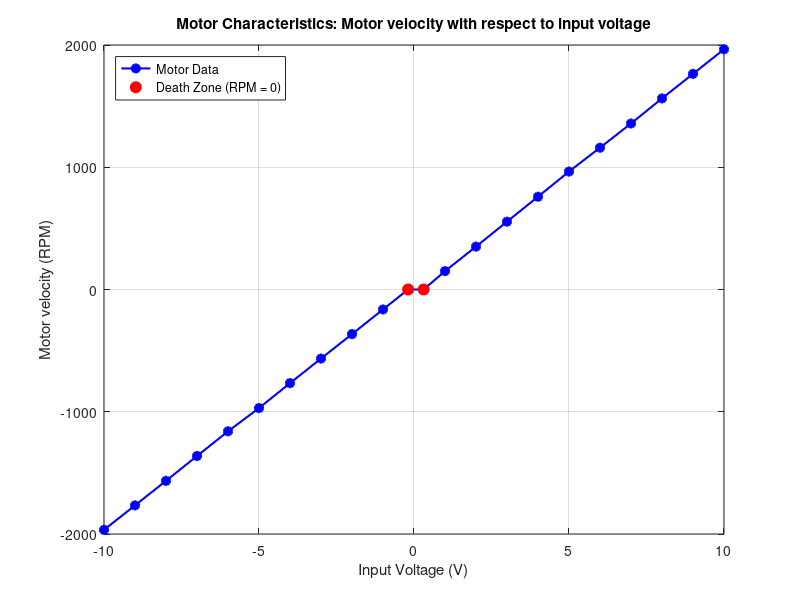
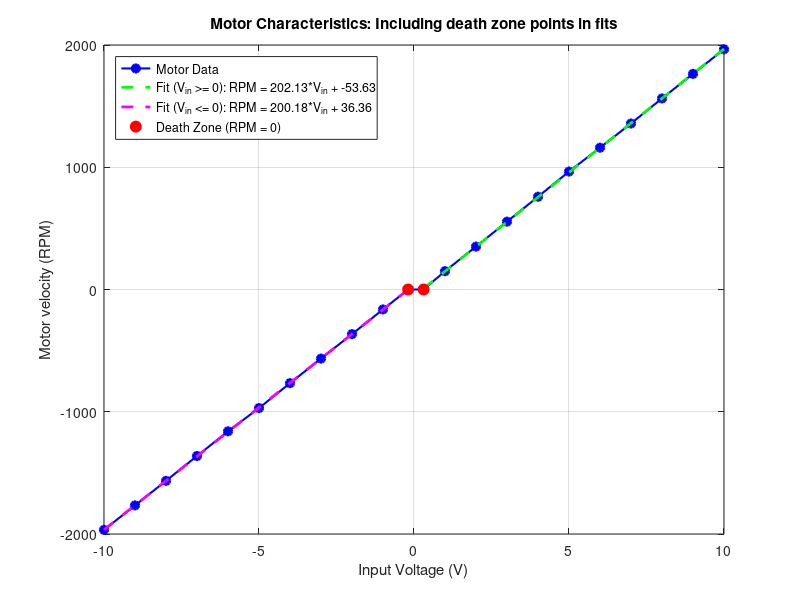
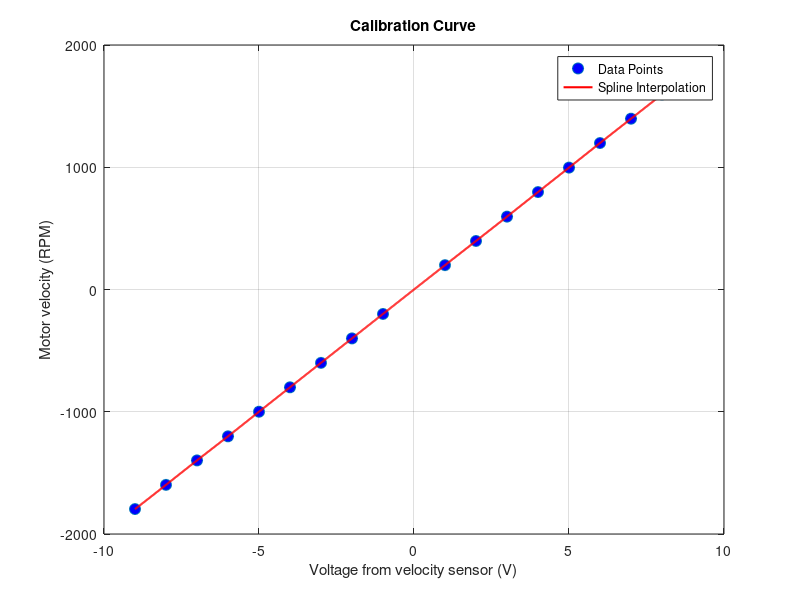

The MATLAB source for these figures, in order: (Note: this script raises an error after producing the figures.)
%% Lab1 plot (not fit graph)

% Data for Vin and RPM
vin = [1, 2, 3, 4, 5, 6, 7, 8, 9, 10, -1, -2, -3, -4, -5, -6, -7, -8, -9, -10, 0.31, -0.19];
rpm = [150, 351, 555, 759, 965, 1160, 1358, 1563, 1764, 1965, ...
      -163, -365, -565, -766, -970, -1160, -1362, -1565, -1766, -1966, 0, 0];

% Sort data by Vin
[vin_sorted, sort_idx] = sort(vin);
rpm_sorted = rpm(sort_idx);

% Identify death zone (RPM = 0)
death_zone_idx = rpm_sorted == 0;
vin_death_zone = vin_sorted(death_zone_idx);
rpm_death_zone = rpm_sorted(death_zone_idx);

% Plot data
figure;
plot(vin_sorted, rpm_sorted, 'b-o', 'LineWidth', 1.5, 'MarkerFaceColor', 'blue'); % Blue line with markers
hold on;
plot(vin_death_zone, rpm_death_zone, 'ro', 'MarkerSize', 8, 'MarkerFaceColor', 'red'); % Highlight death zone
hold off;

% Add labels and title
xlabel('Input Voltage (V)');
ylabel('Motor velocity (RPM)');
title('Motor Characteristics: Motor velocity with respect to input voltage');
grid on;

% Add legend
legend('Motor Data', 'Death Zone (RPM = 0)', 'Location', 'NorthWest');

%% Lab1 plot with death zone points included in fits

% Data for Vin and RPM
vin = [1, 2, 3, 4, 5, 6, 7, 8, 9, 10, -1, -2, -3, -4, -5, -6, -7, -8, -9, -10, 0.31, -0.19];
rpm = [150, 351, 555, 759, 965, 1160, 1358, 1563, 1764, 1965, ...
      -163, -365, -565, -766, -970, -1160, -1362, -1565, -1766, -1966, 0, 0];

% Sort data by Vin
[vin_sorted, sort_idx] = sort(vin);
rpm_sorted = rpm(sort_idx);

% Separate data for positive and negative V_in
vin_positive = vin_sorted(vin_sorted >= 0); % Include right death zone
rpm_positive = rpm_sorted(vin_sorted >= 0);

vin_negative = vin_sorted(vin_sorted <= 0); % Include left death zone
rpm_negative = rpm_sorted(vin_sorted <= 0);

% Fit polynomials for positive and negative V_in
p_positive = polyfit(vin_positive, rpm_positive, 1); % Linear fit
p_negative = polyfit(vin_negative, rpm_negative, 1); % Linear fit

% Generate fitted data
vin_fit_positive = linspace(min(vin_positive), max(vin_positive), 100);
rpm_fit_positive = polyval(p_positive, vin_fit_positive);

vin_fit_negative = linspace(min(vin_negative), max(vin_negative), 100);
rpm_fit_negative = polyval(p_negative, vin_fit_negative);

% Plot data
figure;
plot(vin_sorted, rpm_sorted, 'b-o', 'LineWidth', 1.5, 'MarkerFaceColor', 'blue'); % Original data
hold on;
plot(vin_fit_positive, rpm_fit_positive, 'g--', 'LineWidth', 2); % Fitted curve for positive V_in
plot(vin_fit_negative, rpm_fit_negative, 'm--', 'LineWidth', 2); % Fitted curve for negative V_in
plot(vin_sorted(rpm_sorted == 0), rpm_sorted(rpm_sorted == 0), 'ro', 'MarkerSize', 8, 'MarkerFaceColor', 'red'); % Death zone
hold off;

% Add labels and title
xlabel('Input Voltage (V)');
ylabel('Motor velocity (RPM)');
title('Motor Characteristics: Including death zone points in fits');
grid on;

% Prepare equations for the legend
equation_positive = sprintf('Fit (V_{in} >= 0): RPM = %.2f*V_{in} + %.2f', ...
    p_positive(1), p_positive(2));
equation_negative = sprintf('Fit (V_{in} <= 0): RPM = %.2f*V_{in} + %.2f', ...
    p_negative(1), p_negative(2));

% Add legend
legend('Motor Data', equation_positive, equation_negative, 'Death Zone (RPM = 0)', 'Location', 'NorthWest');

%% Lab 2

% Data
v = [-9 -8 -7 -6 -5 -4 -3 -2 -1 1 2 3 4 5 6 7 8 9];
rpm = [-1796 -1598 -1398 -1201 -1000 -800 -600 -400 -200 199 397 596 797 997 1198 1397 1596 1798];

% Generate 1000 points
v_fine = linspace(min(v), max(v), 1000);

% Perform spline interpolation
rpm_spline = spline(v, rpm, v_fine);

% Plot the calibration curve
figure;
plot(v, rpm, 'o', 'MarkerSize', 8, 'MarkerFaceColor', 'b'); % Original data points
hold on;
plot(v_fine, rpm_spline, 'r-', 'LineWidth', 1.5); % Interpolated curve
hold off;

% Add labels and title
xlabel('Voltage from velocity sensor (V)');
ylabel('Motor velocity (RPM)');
title('Calibration Curve');
legend('Data Points', 'Spline Interpolation', 'Location', 'Best');
grid on;


%% Lab 3-1

% Define file name
filename = 'data_motor_step_noclutch.txt';

% Read the data, skipping header lines that is 4 lines  in total
data1 = readtable(filename, 'FileType', 'text', 'HeaderLines', 4);

% Display the data
%disp(data);

% Extract variables from the table
t = data1.Time;
p = data1.position;
rpm = data1.speed;
gen = data1.Func_;

% Create a figure for the plots
figure;

% Plot position vs time
subplot(3, 1, 1); % Create a subplot with 3 rows, 1 column, position 1
plot(t, p, 'b', 'LineWidth', 1.5); % Blue line with line width 1.5
xlabel('Time (s)');
ylabel('Position');
title('Position with respect to Time');
grid on;

% Plot speed (RPM) vs time
subplot(3, 1, 2); % Subplot position 2
plot(t, rpm, 'r', 'LineWidth', 1.5); % Red line
xlabel('Time (s)');
ylabel('Speed (RPM)');
title('Speed with respect to Time');
grid on;

% Plot gen data vs time
subplot(3, 1, 3); % Subplot position 3
plot(t, gen, 'g', 'LineWidth', 1.5); % Green line
xlabel('Time (s)');
ylabel('Motor input voltage');
title('Motor input voltage with respect to Time');
grid on;

sgtitle('Lab3-1: Plots of Position, Speed, and Generator Data with respect to Time'); % Add a super title
%% Lab 3-3

% Define file name
filename = 'data_motor_step_clutch.txt';

% Read the data, skipping 4 header lines
data2 = readtable(filename, 'FileType', 'text', 'HeaderLines', 4);

% Extract variables from the table
t = data2.Time;       % Time data
p = data2.position;   % Position data
rpm = data2.speed;    % Speed data
gen = data2.Func_;    % Generator data but Matlab read Func_ and Gen_ as 2 different column so the data shift by 1 column

% Create a figure for the plots
figure;

% Plot position vs time
subplot(3, 1, 1); % Create a subplot with 3 rows, 1 column, position 1
plot(t, p, 'b', 'LineWidth', 1.5); % Blue line with line width 1.5
xlabel('Time (s)');
ylabel('Position');
title('Position with respect to Time');
grid on;

% Plot speed (RPM) vs time
subplot(3, 1, 2); % Subplot position 2
plot(t, rpm, 'r', 'LineWidth', 1.5); % Red line
xlabel('Time (s)');
ylabel('Speed (RPM)');
title('Speed with respect to Time');
grid on;

% Plot generator data vs time
subplot(3, 1, 3); % Subplot position 3
plot(t, gen, 'g', 'LineWidth', 1.5); % Green line
xlabel('Time (s)');
ylabel('Motor input voltage');
title('Motor input voltage with respect to Time');
grid on;

sgtitle('Lab 3-3: Plots of Position, Speed, and Motor input voltage with respect to Time'); % Add a super title


%% Lab 3-2
% Define file name
filename = 'data_motor_sine_load.txt';

% Read the data, skipping 4 header lines
data3 = readtable(filename, 'FileType', 'text', 'HeaderLines', 4);

% Extract variables from the table
t = data3.Time;       % Time data
p = data3.position;   % Position data
rpm = data3.speed;    % Speed data
gen = data3.Func_;    % Generator data
load = data3.Gen_;    % Load data but Matlab read Func_ and Gen_ as 2 different column so the data shift by 1 column

% Create a figure for the plots
figure;

% Plot position vs time
subplot(4, 1, 1); % Create a subplot with 4 rows, 1 column, position 1
plot(t, p, 'b', 'LineWidth', 1.5); % Blue line with line width 1.5
xlabel('Time (s)');
ylabel('Position');
title('Position with respect to Time');
grid on;

% Plot speed (RPM) vs time
subplot(4, 1, 2); % Subplot position 2
plot(t, rpm, 'r', 'LineWidth', 1.5); % Red line
xlabel('Time (s)');
ylabel('Speed (RPM)');
title('Speed with respect to Time');
grid on;

% Plot generator data vs time
subplot(4, 1, 3); % Subplot position 3
plot(t, gen, 'g', 'LineWidth', 1.5); % Green line
xlabel('Time (s)');
ylabel('Motor input voltage');
title('Motor input voltage with respect to Time');
grid on;

% Plot load data vs time
subplot(4, 1, 4); % Subplot position 4
plot(t, load, 'm', 'LineWidth', 1.5); % Magenta line
xlabel('Time (s)');
ylabel('Load (V)');
title('Load with respect to Time');
grid on;

sgtitle('Lab 3-2: Plots of Position, Speed, Motor input voltage, and Load with respect to Time'); % Add a super title


%%

% Data
vin = [1 2 3 4 5 6 7 8 9 10 -1 -2 -3 -4 -5 -6 -7 -8 -9 -10 0.31 -0.19];
rpm1 = [150 351 555 759 965 1160 1358 1563 1764 1965 -163 -365 -565 -766 -970 -1160 -1362 -1565 -1766 -1966 0 0];

% Identify linear region for fitting
linear_region = vin(1:5); % Low Vin values
linear_rpm = rpm1(1:5);

% Fit a linear trend to the linear region
coeffs = polyfit(linear_region, linear_rpm, 1); % Linear fit coefficients
linear_fit = polyval(coeffs, vin); % Extend the linear fit to all Vin

% Plot saturation
figure;
hold on;
plot(vin, rpm1, 'b', 'LineWidth', 1.5); % Original data
plot(vin, linear_fit, 'g--', 'LineWidth', 1.5); % Linear fit line
xlabel('Input Voltage (Vin)');
ylabel('RPM');
title('Saturation Property: Vin vs RPM');
legend('Actual Data', 'Linear Trend', 'Location', 'Best');
grid on;
hold off;
%%
% Separate data into increasing and decreasing cycles
vin_positive = vin(vin > 0);
rpm_positive = rpm1(vin > 0);

vin_negative = vin(vin < 0);
rpm_negative = rpm1(vin < 0);

% Plot hysteresis
figure;
hold on;
plot(vin_positive, rpm_positive, 'b', 'LineWidth', 1.5); % Increasing Vin
plot(vin_negative, rpm_negative, 'r', 'LineWidth', 1.5); % Decreasing Vin
xlabel('Input Voltage (Vin)');
ylabel('RPM');
title('Hysteresis Property: Vin vs RPM');
legend('Increasing Vin', 'Decreasing Vin', 'Location', 'Best');
grid on;
hold off;
